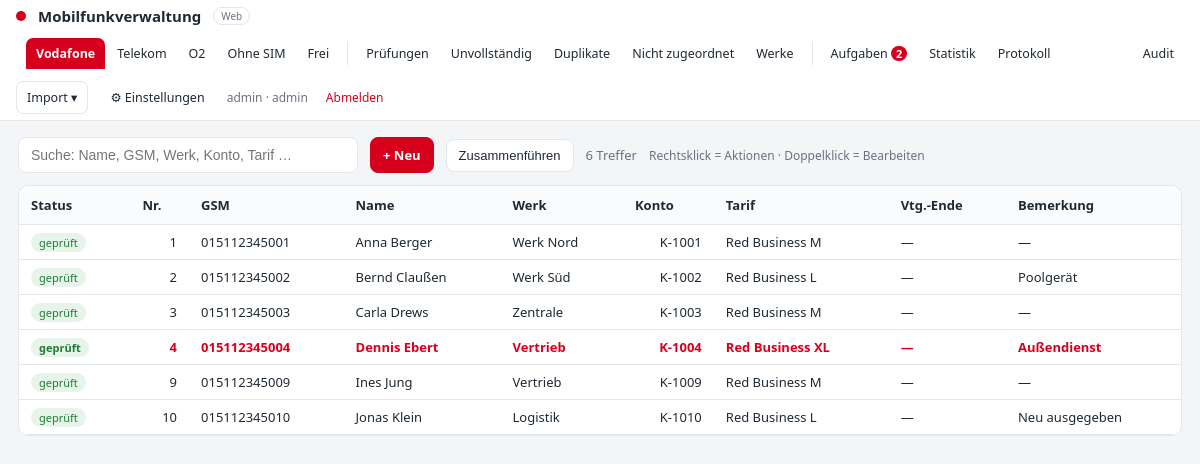
The page / (signed in) on the database its author committed.
### backend/webapp/models.py (models this page shows)
class Participant(Base):
    __tablename__ = "participants"
    id             = Column(Integer, primary_key=True)
    master_id      = Column(Integer)
    gsm            = Column(Text)
    name           = Column(Text)
    plant          = Column(Text)
    konto          = Column(Text)
    telefon        = Column(Text)
    tarif          = Column(Text)
    geraet         = Column(Text)
    startdatum     = Column(Text)
    sim_nummer     = Column(Text)
    kuendigung     = Column(Text)
    vertragsbeginn = Column(Text)
    vertragsende   = Column(Text)
    rahmenvertrag  = Column(Text)
    syno           = Column(Text)
    start_syno     = Column(Text)   # Synodatum (Gerät 1)
    imei           = Column(Text)   # IMEI-Nr. (Gerät 1)
    syno2          = Column(Text)
    start_syno2    = Column(Text)   # Synodatum (Gerät 2)
    imei2          = Column(Text)   # IMEI-Nr. (Gerät 2)
    bemerkung      = Column(Text)
    verified       = Column(Integer, default=1)
    created_at     = Column(Text)
    updated_at     = Column(Text)
    vodafone_aktiv = Column(Integer)
    pruefung_grund = Column(Text)
    provider       = Column(Text, default="Vodafone")
    overhead       = Column(Integer, default=0)

### backend/webapp/blueprints/participants.py (the view)
@bp.route("/")
@login_required
def index():
    return provider_list("vodafone")

### backend/webapp/blueprints/participants.py (called while the page is built)
def load_participants(provider: str, q: str = ""):
    db = SessionLocal()
    try:
        query = db.query(Participant).filter(
            func.coalesce(Participant.provider, "Vodafone") == provider)
        q = (q or "").strip()
        if q:
            like = f"%{q}%"
            query = query.filter(or_(*[getattr(Participant, f).ilike(like)
                                       for f in SEARCH_FIELDS]))
        return query.order_by(Participant.name).all()
    finally:
        db.close()

def _provider_from_slug(slug: str) -> str:
    provider = svc.SLUG_TO_PROVIDER.get(slug)
    if provider is None:
        abort(404)
    return provider

@bp.route("/p/<slug>")
@login_required
def provider_list(slug):
    provider = _provider_from_slug(slug)
    q = request.args.get("q", "")
    rows = load_participants(provider, q)
    return render_template("participants/list.html",
                           columns=COLUMNS, rows=rows, total=len(rows), q=q,
                           title=provider, provider=provider, slug=slug,
                           active_provider=slug,
                           rows_url=url_for("participants.provider_rows", slug=slug),
                           providers=svc.PROVIDERS)

### backend/webapp/security.py (called while the page is built)
def current_user():
    return session.get("user")

def can(permission: str) -> bool:
    u = current_user()
    if not u:
        return False
    role = u.get("role")
    if permission == "read":
        return True
    if permission == "write":
        return role in ("write", "admin")
    if permission in ("delete", "admin"):
        return role == "admin"
    return False

def login_required(fn):
    @wraps(fn)
    def wrapper(*args, **kwargs):
        if not current_user():
            return redirect(url_for("auth.login", next=request.path))
        return fn(*args, **kwargs)
    return wrapper

### backend/webapp/templates/participants/list.html (shortened to what this page needs)
{% extends "base.html" %}
{% block content %}
<div class="wrap">
  <div class="bar">
    <input id="q" type="search" value="{{ q }}" autocomplete="off" autofocus
           placeholder="Suche: Name, GSM, Werk, Konto, Tarif …">
    {% if can('write') %}
      <a class="btn accent" href="{{ url_for('participants.new_participant') }}">+ Neu</a>
      <button type="button" class="btn" id="mergeBtn" onclick="toggleMerge()">Zusammenführen</button>
    {% endif %}
    <span id="count">{{ total }} Treffer</span>
    <span class="hint-dim" id="defaulthint">Rechtsklick = Aktionen · Doppelklick = Bearbeiten</span>
  </div>
  <div class="tablecard">
    <div class="scroll">
      <table>
        <thead>
          <tr>
            <th>Status</th>
            {% for key, label in columns %}<th>{{ label }}</th>{% endfor %}
          </tr>
        </thead>
        <tbody id="tbody">
          {% include "participants/_rows.html" %}
        </tbody>
      </table>
    </div>
  </div>
</div>
{% endblock %}

### backend/webapp/templates/participants/_rows.html
{% for r in rows %}
<tr data-id="{{ r.id }}" data-name="{{ r.name or '' }}" data-verified="{{ r.verified }}"
    class="{{ 'hastask' if (open_task_pids and r.id in open_task_pids) else '' }}">
  <td class="status">
    {% if r.verified == 1 %}
      <span class="badge ok">geprüft</span>
    {% else %}
      <span class="badge open">offen</span>
    {% endif %}
  </td>
  {% for key, _ in columns %}
    {% set v = r | attr(key) %}
    <td class="{{ 'num' if key in ('master_id', 'konto') else '' }}">{{ v if v not in (None, '') else '—' }}</td>
  {% endfor %}
</tr>
{% endfor %}

### backend/webapp/static/app.css (style rules this page uses)
:root { --bg:#f4f5f7; --card:#fff; --line:#e3e6ea; --fg:#1f2933; --dim:#6b7280; --accent:#d6001c; --head:#fafbfc; --hover:#f0f7ff; --ok-bg:#e6f4ea; --ok-fg:#1e7d34; --open-bg:#fdecea; --open-fg:#b3261e; }
* { box-sizing:border-box; }
body { margin:0; font-family:"Segoe UI",system-ui,sans-serif; background:var(--bg); color:var(--fg); }
.wrap { padding:16px 18px; }
.bar { display:flex; align-items:center; gap:12px; margin-bottom:12px; }
#q { flex:0 0 340px; padding:9px 12px; border:1px solid var(--line); border-radius:8px; font-size:14px; outline:none; background:var(--card); }
#count { color:var(--dim); font-size:13px; }
.tablecard { background:var(--card); border:1px solid var(--line); border-radius:10px; overflow:hidden; }
.scroll { max-height:calc(100vh - 175px); overflow:auto; }
table { border-collapse:collapse; width:100%; font-size:13px; }
thead th { position:sticky; top:0; background:var(--head); text-align:left; padding:10px 12px; border-bottom:1px solid var(--line); font-weight:600; white-space:nowrap; }
tbody td { padding:8px 12px; border-bottom:1px solid var(--line); white-space:nowrap; }
td.num { text-align:right; font-variant-numeric:tabular-nums; }
.badge { font-size:11px; padding:2px 8px; border-radius:10px; }
.badge.ok { background:var(--ok-bg); color:var(--ok-fg); }
.btn { display:inline-block; padding:8px 12px; border:1px solid var(--line); border-radius:8px; background:var(--card); color:var(--fg); font-size:13px; text-decoration:none; cursor:pointer; }
.btn.accent { background:var(--accent); color:#fff; border-color:var(--accent); font-weight:600; }
.hint-dim { color:var(--dim); font-size:12px; }
tbody tr.hastask td { color:var(--accent); font-weight:600; }

### rows shown on the page
Participant: verified "geprüft", v "1" "015112345001" "Anna Berger" "Werk Nord" "K-1001" "Red Business M" "—" "—"
Participant: verified "geprüft", v "2" "015112345002" "Bernd Claußen" "Werk Süd" "K-1002" "Red Business L" "—" "Poolgerät"
Participant: verified "geprüft", v "3" "015112345003" "Carla Drews" "Zentrale" "K-1003" "Red Business M" "—" "—"
Participant: verified "geprüft", v "4" "015112345004" "Dennis Ebert" "Vertrieb" "K-1004" "Red Business XL" "—" "Außendienst"
Participant: verified "geprüft", v "9" "015112345009" "Ines Jung" "Vertrieb" "K-1009" "Red Business M" "—" "—"
Participant: verified "geprüft", v "10" "015112345010" "Jonas Klein" "Logistik" "K-1010" "Red Business L" "—" "Neu ausgegeben"

### other values the page prints
{{ label }} "Vodafone" "Telekom" "O2" "Ohne SIM" "Frei"
{{ open_task_count }} "2"
{{ current_user.username }} "admin"
{{ current_user.role }} "admin"
{{ total }} "6"
{{ label }} "Nr." "GSM" "Name" "Werk" "Konto" "Tarif" "Vtg.-Ende" "Bemerkung"
